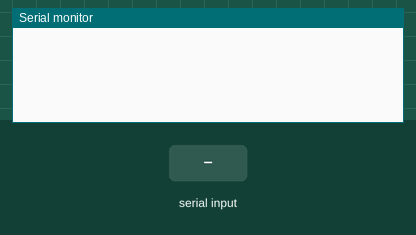
The sketch below on a simulated Arduino Uno, built with avr-gcc and run on an emulated ATmega328P. Shown: the last lines printed to the serial monitor. The inputs (shaded band) are chosen by the test bench. No radio packets arrive unless stated.

Above: at 1.2 s.
1.3 s: "1\n" received over Serial
At 2.5 s:
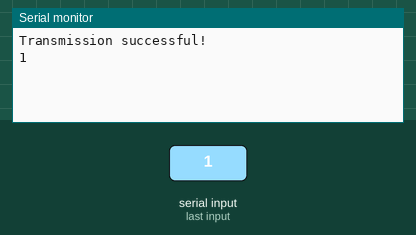
2.8 s: "0\n" received over Serial
At 3.6 s:
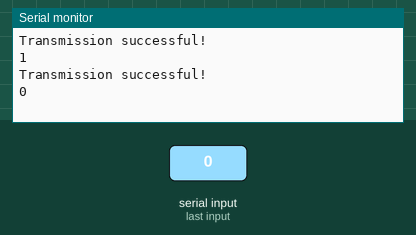
4.3 s: "2\n" received over Serial
At 4.8 s:
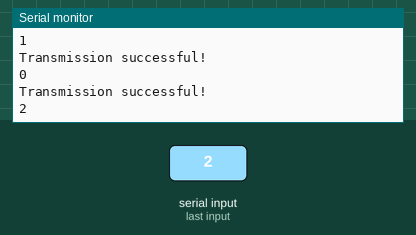

Measured:
- after the input at 1.3 s, the serial monitor: prints a new line at once (image 1)
- after the input at 2.8 s, the serial monitor: prints a new line at once (image 2)
- after the input at 4.3 s, the serial monitor: prints a new line at once (image 3)

The sketch:

nrf_senduino.ino
```cpp
#include <SPI.h>
#include <RF24.h>

#define CE_PIN 7
#define CSN_PIN 8

RF24 radio(CE_PIN, CSN_PIN);
const byte address[6] = "1Node";

void setup() {
  Serial.begin(115200);
  if (!radio.begin()) {
    Serial.println(F("radio hardware is not responding!!"));
    while (1) {}
  }
  radio.setPALevel(RF24_PA_LOW);
  radio.setPayloadSize(32);
  radio.openWritingPipe(address);
  radio.setChannel(0);
  radio.stopListening();
}

void loop() {
  if (Serial.available() > 0) {
    String receivedData = Serial.readStringUntil('\n');
    char payload[32] = {0};
    receivedData.toCharArray(payload, receivedData.length() + 1);
    if (radio.write(&payload, sizeof(payload))) {
      Serial.println(F("Transmission successful!"));
      Serial.println(payload);
    } else {
      Serial.println(F("Transmission failed or timed out"));
    }
  }
}
```
